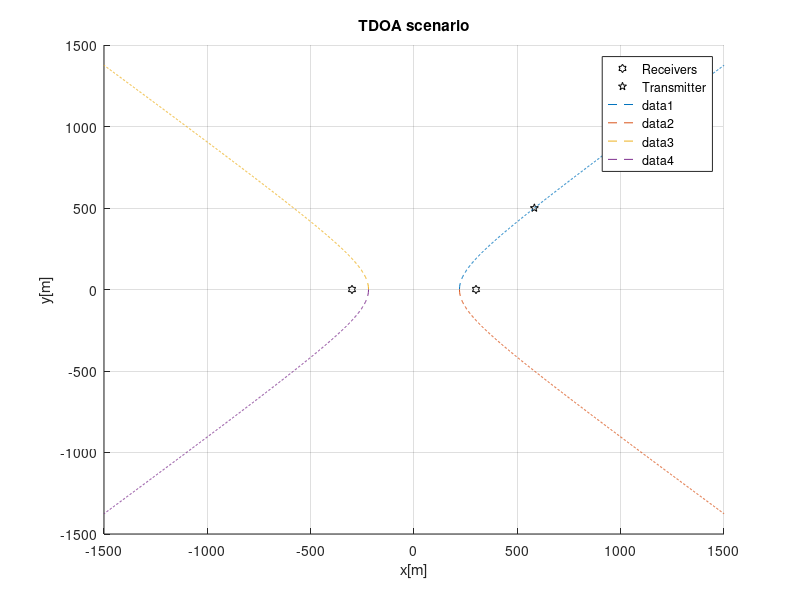

Here is the MATLAB script that generated this plot:
%Plots the TOA scenario figure


close all;
clear all;

c = 300;
a = 220;
b = sqrt(c^2-a^2);
x = a:1500;
y = sqrt(b^2*(x.^2/a^2-1));

%Two receivers at (-300,0) and (300,0) try to locate a target.
%The differnce in distances is 2*a = 200[m]

figure;
hold on;
plot([-300,300],[0,0],'kh');
plot(582.45,500,'kp');
legend('Receivers','Transmitter');
plot(x,y,'--');
plot(x,-y,'--');
plot(-x,y,'--');
plot(-x,-y,'--');
grid on;
xlabel 'x[m]';
ylabel 'y[m]';
title 'TDOA scenario';

